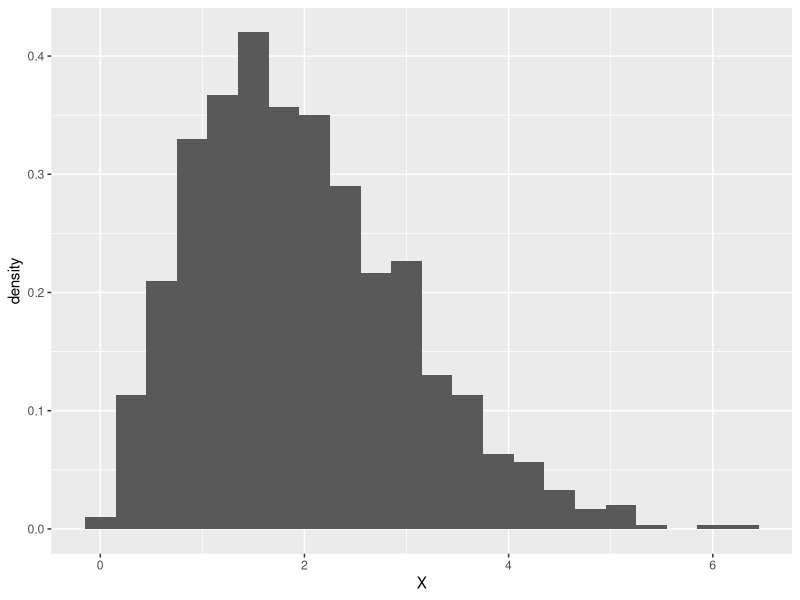
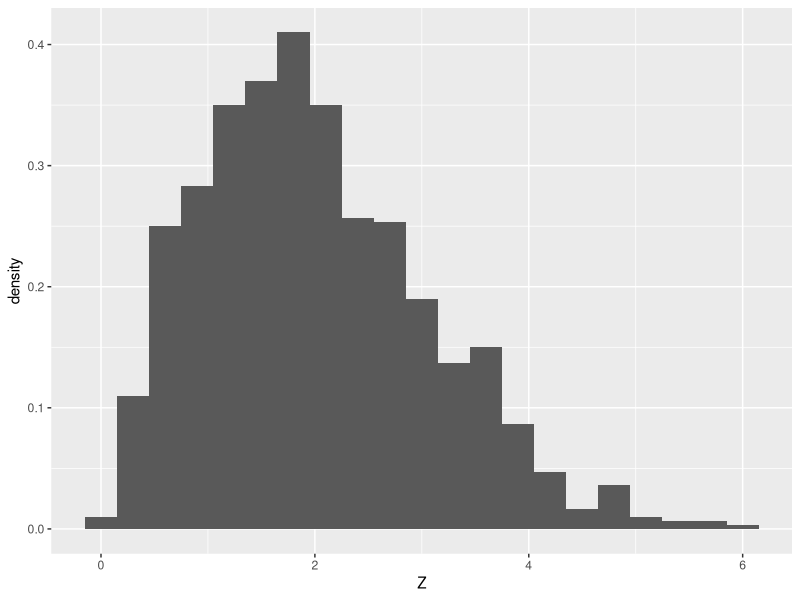
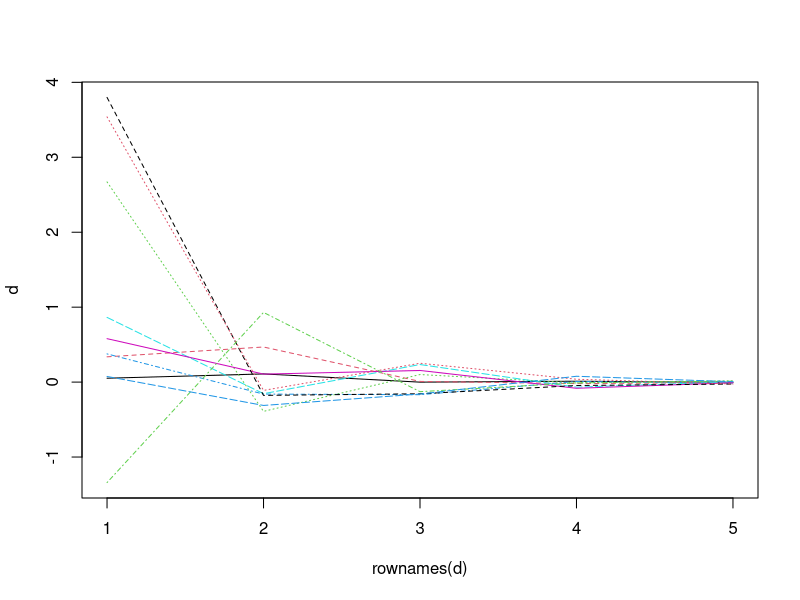
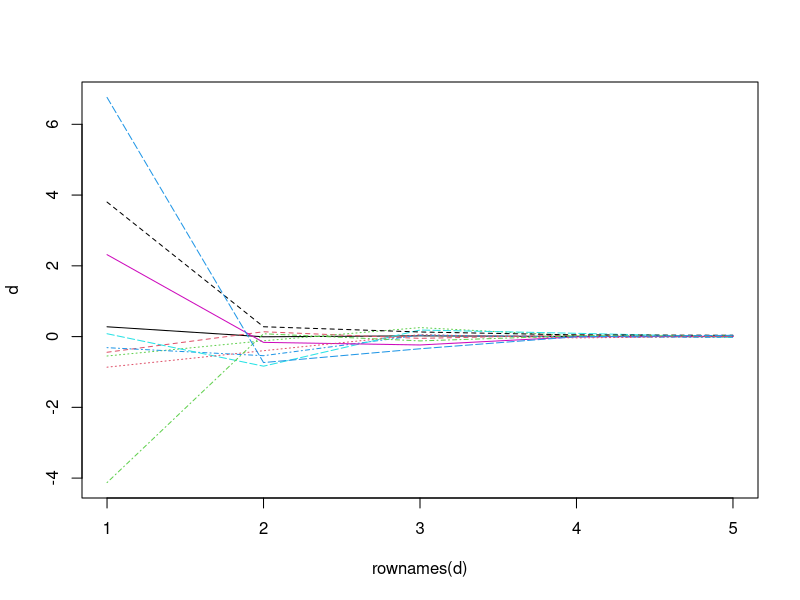
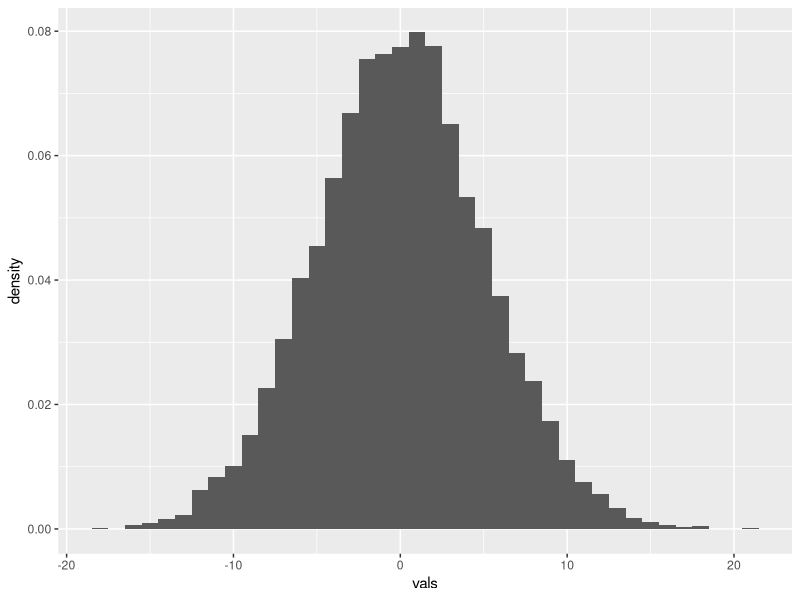
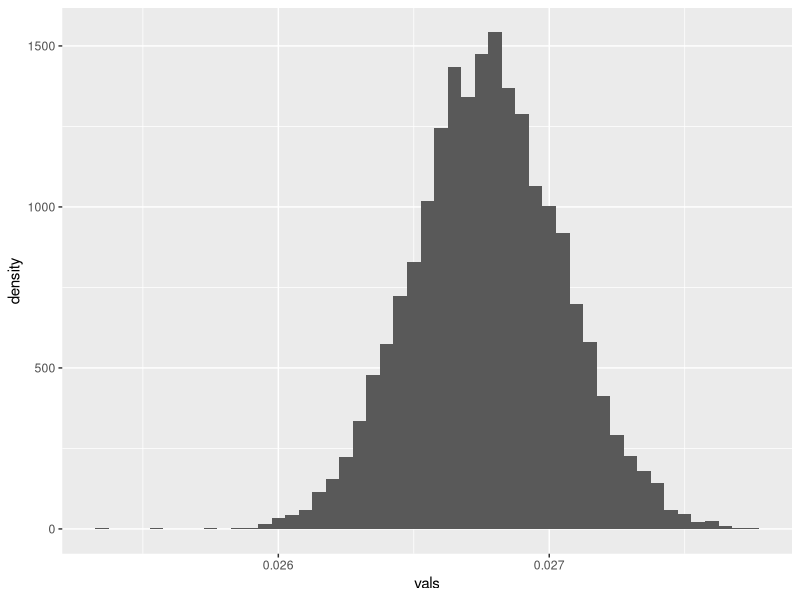

Here is the R script that generated these plots, in order:
## ---- chunk 1
knitr::opts_chunk$set(echo = TRUE)
## ---- chunk 2
x = c(2.5, 1.8, 2.9, 0.9, 2.1, 1.7, 2.2, 2.8)
a = (t(x)%*%x)[1] / 16
## ---- chunk 3
p1000 = (1-exp(-18/a))^999 * (1+999*exp(-18/a))
## ---- chunk 4
  library(ggplot2)
## ---- chunk 5
U = runif(1000)
X = sqrt(-2 * a * log(U))
d = as.data.frame(X, col.names="x")
ggplot(data=d, aes(x=X, y=..density..)) + geom_histogram(binwidth=.3)
## ---- chunk 6
X = rnorm(1000, sd=sqrt(a))
Y = rnorm(1000, sd=sqrt(a))
Z = sqrt(X*X + Y*Y)
d = as.data.frame(Z, col.names="z")
ggplot(data=d, aes(x=Z, y=..density..)) + geom_histogram(binwidth=.3)
## ---- chunk 7
# Eval E(â-a)
Na = 10
Nv = 5
A = matrix(0, nrow=Na, ncol=Nv)
for (a in 1:Na)
{
  for (i in 1:Nv)
  {
    U = runif(10^i)
    X = sqrt(-2 * a * log(U))
    ahat = 1/(2*10^i)*sum(X*X)
    A[a,i] = ahat - a
  }
}
d = as.data.frame(t(A), col.names=1:10)
matplot(rownames(d),d,type='l')
## ---- chunk 8
Na = 10
Nv = 5
A = matrix(0, nrow=Na, ncol=Nv)
for (a in 1:Na)
{
  for (i in 1:Nv)
  {
    U = runif(10^i)
    X = sqrt(-2 * a * log(U))
    ahat = 1/(2*10^i)*sum(X*X)
    A[a,i] = ahat - a
  }
}
d = as.data.frame(t(A), col.names=1:10)
matplot(rownames(d),d,type='l')
## ---- chunk 9
a = 5
N = 10000
Nv = 10000
vals = c(1:Nv)
for (i in 1:Nv)
{
  U = runif(N)
  X = sqrt(-2 * a * log(U))
  ahat = 1/(2*N)*sum(X*X)
  vals[i] = sqrt(N)*(ahat - a)
}
d = as.data.frame(vals, col.names="x")
ggplot(data=d, aes(x=vals, y=..density..)) + geom_histogram(binwidth=1.)
## ---- chunk 10
data = c(44, 09, 11, 59, 81, 44, 19, 89, 10, 24,
         07, 21, 90, 38, 01, 15, 22, 29, 19, 37,
         26, 219, 02, 57, 11, 34, 69, 12, 21, 28,
         34, 05, 07, 15, 06, 129, 14, 18, 02, 156)
fraud_estimator <- function(X){ 
  return(length(X)/sum(X))
}


prob = fraud_estimator(data)
cat("fraud probability estimation : ",prob)
## ---- chunk 11

N = 10000
Nv = 10000
vals = c(1:Nv)
for (i in 1:Nv)
{
  U = rgeom(N, prob)
  X = sum(U)/length(U)
  p_hat = 1/X
  vals[i] = p_hat
}
d = as.data.frame(vals, col.names="x")
ggplot(data=d, aes(x=vals, y=..density..)) + geom_histogram(binwidth=0.00005)
## ---- chunk 12
# Constructing Quadratic Formula
result <- function(a,b,c){
  if(delta(a,b,c) > 0){ # first case D>0
        x_1 = (-b+sqrt(delta(a,b,c)))/(2*a)
        x_2 = (-b-sqrt(delta(a,b,c)))/(2*a)
        result = c(x_1,x_2)
  }
  else if(delta(a,b,c) == 0){ # second case D=0
        x = -b/(2*a)
  }
  else {"There are no real roots."} # third case D<0
}

# Constructing delta
delta<-function(a,b,c){
      b^2-4*a*c
}



calculate_bounds <- function(data){
  n <- length(data)
  sample_mean = sum(data)/n
  alpha <- 0.05
  z <- qnorm(1 - alpha/2)
  
  A = n*sample_mean^2
  B = z^2 - 2*n*sample_mean
  C = n - z^2
  
  return (result(A,B,C))
}

## ---- chunk 13
c = calculate_bounds(data)
cat("Confidence Interval : [",c[2]," , ",c[1],"]")
## ---- chunk 14
ratio = sum(vals>=c[1] | vals<=c[2])/length(vals)
cat("ratio of simulated values of q outside the confidence interval ",ratio ,"%")
